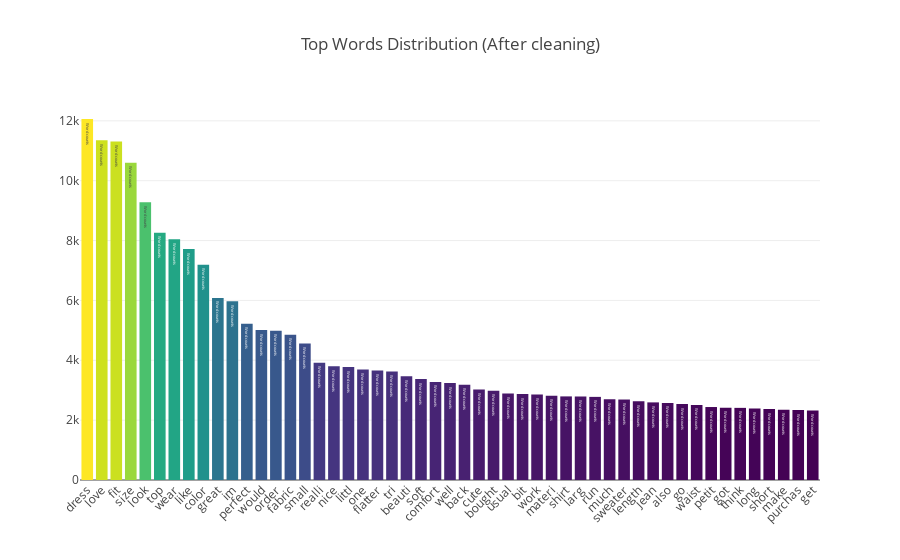

Notebook code for this chart:
### Code cell
trace=[go.Bar(
        x=word.index[:51],
        y=word.values[:51], 
        marker= dict(colorscale='Viridis', color = word.values[:51]),
        text='Word counts', 
        )]

layout = go.Layout(title='Top Words Distribution (After cleaning)', xaxis=dict(tickangle=-45))
fig = go.Figure(data=trace, layout=layout)
py.iplot(fig)

### Figure 1 — Plotly figure (JSON) as saved in the notebook; plotly's stock layout.template omitted (floating-point values rounded to 4 significant figures)
{"data": [{"marker": {"color": [12061, 11351, 11310, 10597, 9276, 8261, 8047, 7717, 7191, 6084, 5974, 5224, 5010, 4983, 4852, 4564, 3921, 3800, 3773, 3694, 3656, 3623, 3464, 3375, 3277, 3237, 3180, 3024, 2981, 2886, 2874, 2858, 2816, 2793, 2791, 2777, 2702, 2689, 2629, 2593, 2575, 2539, 2509, 2438, 2411, 2410, 2392, 2371, 2344, 2335, 2320], "colorscale": "Viridis"}, "text": "Word counts", "type": "bar", "uid": "96526922-47f9-49b7-a2ba-9f5d5161a53a", "x": ["dress", "love", "fit", "size", "look", "top", "wear", "like", "color", "great", "im", "perfect", "would", "order", "fabric", "small", "realli", "nice", "littl", "one", "flatter", "tri", "beauti", "soft", "comfort", "well", "back", "cute", "bought", "usual", "bit", "work", "materi", "shirt", "larg", "run", "much", "sweater", "length", "jean", "also", "go", "waist", "petit", "got", "think", "long", "short", "make", "purchas", "get"], "y": [12061, 11351, 11310, 10597, 9276, 8261, 8047, 7717, 7191, 6084, 5974, 5224, 5010, 4983, 4852, 4564, 3921, 3800, 3773, 3694, 3656, 3623, 3464, 3375, 3277, 3237, 3180, 3024, 2981, 2886, 2874, 2858, 2816, 2793, 2791, 2777, 2702, 2689, 2629, 2593, 2575, 2539, 2509, 2438, 2411, 2410, 2392, 2371, 2344, 2335, 2320]}], "layout": {"title": {"text": "Top Words Distribution (After cleaning)"}, "xaxis": {"tickangle": -45}}}
